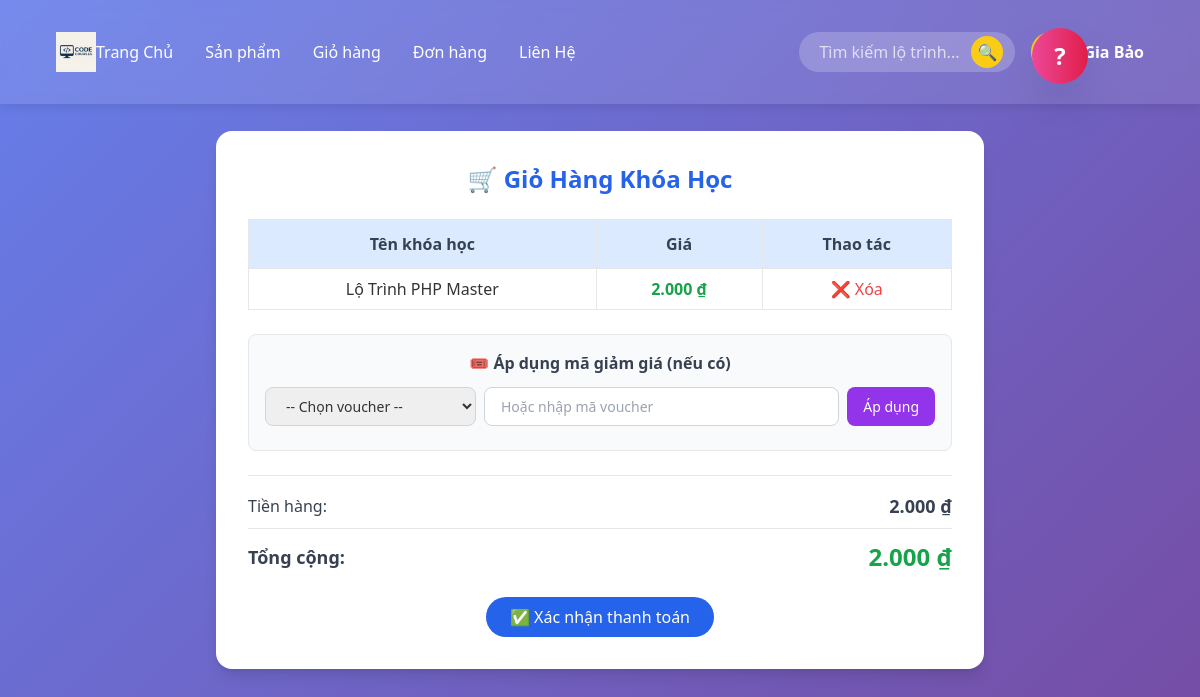
/page/cart/cart.php (signed in), run on an earlier commit of the app's database.
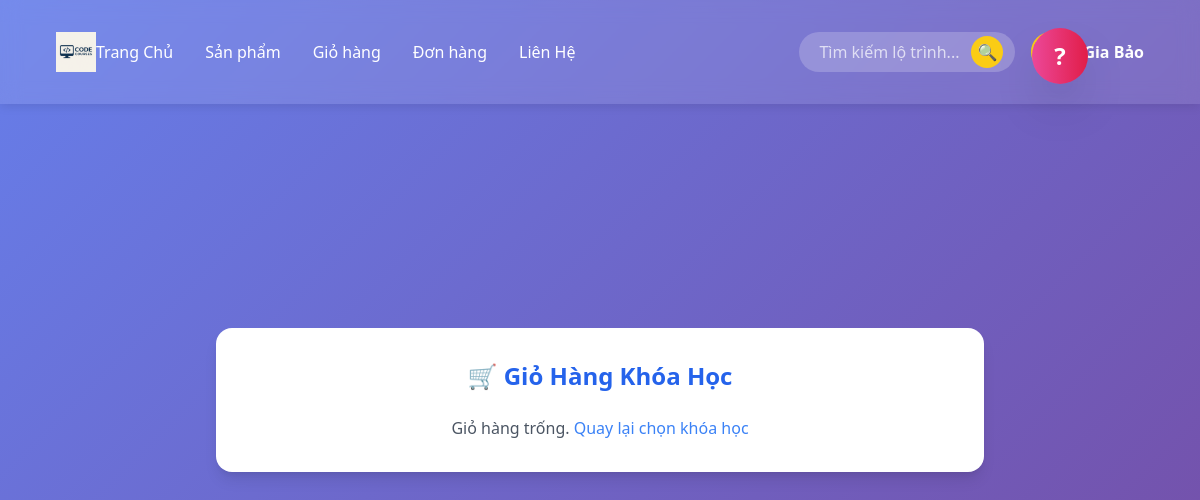
And on a later commit of the database.
### tables this page shows
CREATE TABLE `carts` (
  `id` int(11) NOT NULL,
  `user_id` int(11) NOT NULL,
  `course_id` int(11) NOT NULL,
  `quantity` int(11) DEFAULT 1,
  `created_at` datetime DEFAULT current_timestamp()
);

CREATE TABLE `courses` (
  `id` int(11) NOT NULL,
  `ten_khoa_hoc` varchar(255) NOT NULL,
  `mo_ta` text DEFAULT NULL,
  `gia` decimal(10,2) NOT NULL,
  `so_hoc_vien` int(11) DEFAULT 0,
  `so_gio_hoc` int(11) DEFAULT 0,
  `danh_muc` varchar(100) DEFAULT NULL,
  `bieu_tuong` varchar(10) DEFAULT NULL,
  `anh_dai_dien` varchar(255) DEFAULT NULL,
  `ngay_tao` datetime DEFAULT current_timestamp(),
  `ngay_cap_nhat` datetime DEFAULT current_timestamp() ON UPDATE current_timestamp(),
  `danh_muc_id` int(11) DEFAULT NULL
);

### page/cart/cart.php (the view, shortened to what this page needs)
<?php
include "../../db.php";
$user_id = $_SESSION['id'];
$sql = "
    SELECT c.id, cs.ten_khoa_hoc AS name, cs.gia AS price, c.quantity
    FROM carts c
    JOIN courses cs ON cs.id = c.course_id
    WHERE c.user_id = ?
";
$stmt = $conn->prepare($sql);
$stmt->bind_param("i", $user_id);
$stmt->execute();
$result = $stmt->get_result();
$cart = [];
$total = 0;
while ($row = $result->fetch_assoc()) {
    $cart[] = $row;
    $total += $row['price'] * $row['quantity'];
}
$applied_vouchers = isset($_SESSION['applied_vouchers']) && is_array($_SESSION['applied_vouchers']) ? $_SESSION['applied_vouchers'] : [];
if (!empty($applied_vouchers)) {
  $fixed_sum = 0;
  $percent_list = [];
  foreach ($applied_vouchers as $av) {
    if ($av['discount_type'] === 'fixed') {
      $fixed_sum += floatval($av['discount_value']);
    } else {
      $percent_list[] = floatval($av['discount_value']);
    }
  }
  $remaining = max(0, $total - $fixed_sum);
  $mult = 1.0;
  foreach ($percent_list as $p) {
    $mult *= (1 - ($p / 100.0));
  }
  $after_percent = $remaining * $mult;
    $final_total = max(0, $after_percent);
    $discount_amount = $total - $final_total;
    $discount_amount = max(0, min($discount_amount, $total));
} else {
  $final_total = $total;
}
?>
<!DOCTYPE html>
<html lang="vi">
<head>
  <link rel="stylesheet" href="../../style.css">
  <script src="https://cdn.tailwindcss.com"></script>
</head>
<body class="bg-gray-100 min-h-screen flex flex-col">
  <header>
    <?php include __DIR__ . '/../../layout/header.php'; ?>
  </header>
  <main class="flex-grow flex justify-center items-center">
    <section class="bg-white p-8 rounded-2xl shadow-lg w-full max-w-3xl text-center">
      <h1 class="text-2xl font-bold mb-6 text-blue-600">🛒 Giỏ Hàng Khóa Học</h1>
      <?php if (count($cart) > 0): ?>
        <div class="overflow-x-auto">
          <table class="w-full border-collapse">
            <thead>
              <tr class="bg-blue-100 text-gray-700">
                <th class="py-3 px-4 border">Tên khóa học</th>
                <th class="py-3 px-4 border">Giá</th>
                <th class="py-3 px-4 border">Thao tác</th>
              </tr>
            </thead>
            <tbody>
              <?php foreach ($cart as $index => $item): ?>
                <tr class="hover:bg-gray-50">
                  <td class="py-2 px-4 border"><?= htmlspecialchars($item['name']) ?></td>
                  <td class="py-2 px-4 border text-green-600 font-semibold"><?= number_format($item['price'], 0, ',', '.') ?> ₫</td>
                  <td class="py-2 px-4 border">
                    <a href="remove.php?index=<?= $index ?>" class="text-red-500 hover:text-red-700">❌ Xóa</a>
                  </td>
                </tr>
              <?php endforeach; ?>
            </tbody>
          </table>
        </div>
        <div class="mt-6 bg-gray-50 p-4 rounded-lg border border-gray-200">
          <p class="text-gray-700 font-semibold mb-3">🎟️ Áp dụng mã giảm giá (nếu có)</p>
          <div class="flex gap-2">
            <select id="voucherSelect" class="px-4 py-2 border border-gray-300 rounded-lg text-sm">
              <option value="">-- Chọn voucher --</option>
            </select>
            <input type="text" id="voucherInput" placeholder="Hoặc nhập mã voucher" class="flex-1 px-4 py-2 border border-gray-300 rounded-lg focus:outline-none focus:border-blue-500 text-sm">
            <button id="applyVoucher" class="bg-purple-600 text-white px-4 py-2 rounded-lg hover:bg-purple-700 transition text-sm">Áp dụng</button>
          </div>
        </div>
        <div class="mt-6 border-t pt-4">
          <div class="flex justify-between items-center mb-2">
            <div class="text-gray-700">Tiền hàng:</div>
            <div class="text-lg font-semibold text-gray-700"><?= number_format($total, 0, ',', '.') ?> ₫</div>
          </div>
          <div class="flex justify-between items-center border-t pt-3">
            <div class="text-lg font-semibold text-gray-700">Tổng cộng:</div>
            <div class="text-2xl font-bold text-green-600">
              <?= number_format($final_total, 0, ',', '.') ?> ₫
            </div>
          </div>
        </div>
        <div class="mt-6">
          <button id="btnThanhToan" class="bg-blue-600 text-white px-6 py-2 rounded-full hover:bg-blue-700 transition">
            ✅ Xác nhận thanh toán
          </button>
        </div>
      <?php else: ?>
        <p class="text-gray-600">
          Giỏ hàng trống. <a href="/page/category/category.php" class="text-blue-500 hover:underline">Quay lại chọn khóa học</a>
        </p>
      <?php endif; ?>
    </section>
  </main>
</body>
</html>
<?php include __DIR__ . '/../../search-results.php'; ?>

What changed in the data, as far as the page shows it:
removed carts: course.ten_khoa_hoc "Lộ Trình PHP Master", course.gia "2.000"
Also different on the page:
form field value: "-- Chọn voucher --" → (not shown)
$total: "2.000" → (not shown)
$final_total: "2.000" → (not shown)
text no longer shown: "Tên khóa học Giá Thao tác 🎟️ Áp dụng mã giảm giá (nếu có) Áp dụng Tiền hàng: ₫ Tổng cộng: ₫ ✅ Xác nhận thanh toán"
text now shown: "Giỏ hàng trống. Quay lại chọn khóa học"
